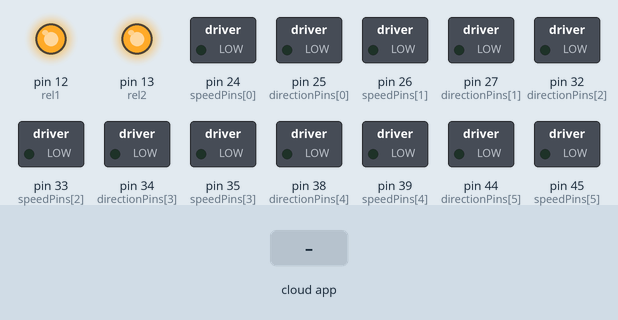
This sketch was run on a simulated Arduino Mega 2560, built with avr-gcc and run on an emulated ATmega2560. On the bench: switched loads named in the sketch (green lamp = pin HIGH), output pins drawn as LEDs (lit = HIGH). The inputs (shaded band) are chosen by the test bench. The ROS host is connected and sends only what is stated.

Above: at 1.2 s.
1.3 s: the phone or cloud app sets linear.x to -100
At 3.3 s:
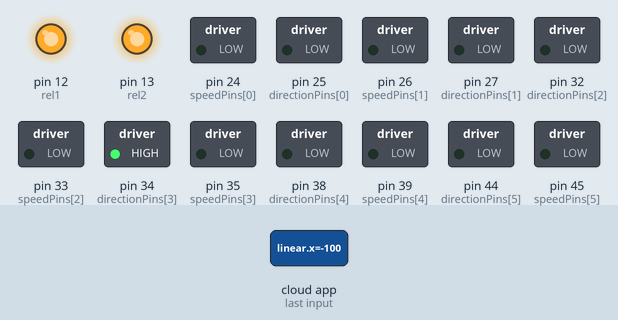
3.6 s: the phone or cloud app sets angular.z to -100
At 4.3 s:
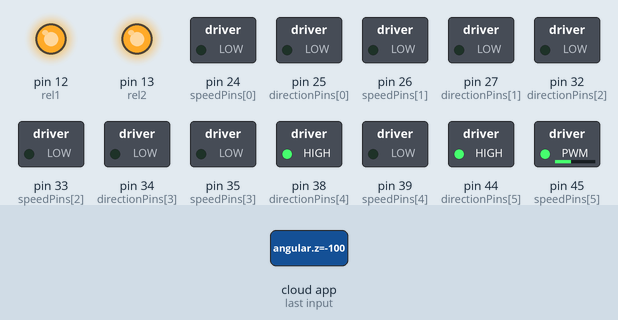
5.9 s: the phone or cloud app sets angular.z to 100
At 6.6 s:
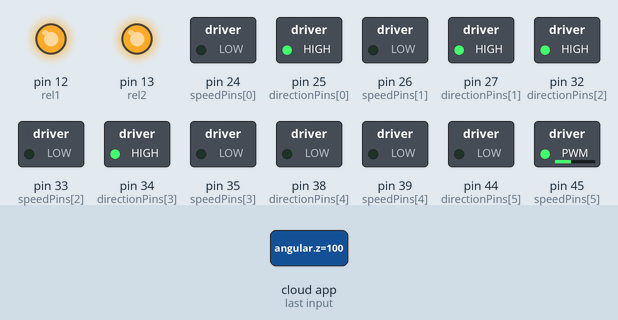
Timing chart, 0 to 8.9 s (numbered marks = the images above; inputs shaded):
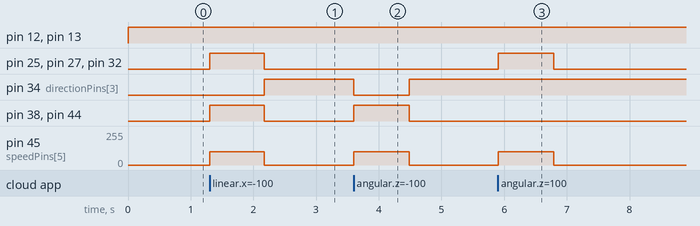

Measured:
- after the input at 1.3 s, pin 25 (directionPins[0]), pin 27 (directionPins[1]), pin 32 (directionPins[2]), pin 38 (directionPins[4]), pin 44 (directionPins[5]): LOW → HIGH at once, → LOW 0.88 s later; pin 34 (directionPins[3]): LOW → HIGH after 0.88 s; pin 45 (speedPins[5]): 0/255 → 100/255 at once, → 0/255 0.88 s later
- after the input at 3.6 s, pin 34 (directionPins[3]): HIGH → LOW at once, → HIGH 0.89 s later; pin 38 (directionPins[4]), pin 44 (directionPins[5]): LOW → HIGH at once, → LOW 0.89 s later; pin 45 (speedPins[5]): 0/255 → 100/255 at once, → 0/255 0.89 s later
- after the input at 5.9 s, pin 25 (directionPins[0]), pin 27 (directionPins[1]), pin 32 (directionPins[2]): LOW → HIGH at once, → LOW 0.89 s later; pin 45 (speedPins[5]): 0/255 → 100/255 at once, → 0/255 0.89 s later

The sketch:

drive_receiver.ino
```cpp
/*
 * rosserial Drive
 * Blinks an LED on callback
 */


#include <ros.h>
#include <geometry_msgs/Twist.h>

ros::NodeHandle  nh;
// E1 - 24, E2 - 26, E3 - 33, E4 - 35, E5 - 39, E6 - 45
//int speedPins[] = {3, 5, 6, 9, 10, 11 };
int speedPins[] = {24, 26, 33, 35, 39, 45};
// E1 - 25, E2 - 27, E3 - 32, E4 - 34, E5 - 38, E6 - 44
//int directionPins[] = {23, 25, 2, 4, 7, 8};
int directionPins[] = {25, 27, 32, 34, 38, 44};
int rel1 = 12;
int rel2 = 13;
int rel3 = A5;

int speedl;
int speedr;
boolean driveMode;

int speedF = 100;
int speedB = -100;

int speedPrevF= 100;
int speedPrevB= -100;

int hack = 2;

int num = 1.00;
int count = 0;
int count_reached = 500;

boolean startCounting = false;

char result[100];// Charcter array for final loginfo display message
char fspd[50], bspd[50], pspd[50];
const char *message;

void accel(int, int);
void stop();
void doPivot(int);

void messageCb( const geometry_msgs::Twist& msg){
  startCounting = true;
  count = 0;
  //nh.loginfo("msg received");
  char resultAngular[8]; // Buffer big enough for 7-character float
  char resultLinear[8];
  //dtostrf(msg.angular.z, 6, 2, resultAngular); // Leave room for too large numbers!
  //dtostrf(msg.linear.x, 6, 2, resultLinear); // Leave room for too large numbers!

  //nh.loginfo(resultAngular);
  //nh.loginfo(resultLinear);

  //nh.loginfo(resultAngular);
  //nh.loginfo(resultLinear);

  sprintf(fspd,"%d",speedF);;// Converts speedF to appropriate type for loginfo display
  sprintf(bspd, "%d", speedB);;// Converts speedF to appropriate type for loginfo display
  /*sprintf(pspd, "%d", speedP);*/;// Converts speedF to appropriate type for loginfo display

  if (msg.linear.x == 25.00 || msg.linear.x == 50.00 || msg.linear.x == 75.00||msg.linear.x == 100.00||msg.linear.x == 125.00 || msg.linear.x == -1.5 || msg.linear.x == 1.5)
  {
    speedPrevF = speedF;
    speedPrevB = speedB;

    if (msg.linear.x== 25.00)
    {
      speedF = 25;
      speedB = -25;
      /*speedP = 25;*/
      message = "25";
    } else if (msg.linear.x == 50.0)
    {
      speedF = 50;
      speedB = -50;
      /*speedP = 50;*/
      message = "50";
    }else if (msg.linear.x == 75.0)
    {
      speedF = 75;
      speedB = -75;
      /*speedP = 75;*/
      message = "75";
    } else if (msg.linear.x == 100.0)
    {
      speedF = 100;
      speedB = -100;
      /*speedP = 100;*/
      message = "100";
    } else if (msg.linear.x == 125.0)
    {
      speedF = 125;
      speedB = -125;
      /*speedP = 125;*/
      message = "125";
    } else if (msg.linear.x == 1.5)
    {
      if (speedF <= 175){
        speedF += 10;
        speedB +=-10;
        /*speedP +=10;*/
        message = "+10";
      }
      else {
        message = "cannot increase more";
      }
    }
    else {
      if (speedF >= 10) {
        speedF -= 10;
        speedB -=-10;
        /*speedP -=10;*/
        message = "-10";
      }
      else {
        message = "cannot decrease more";
      }
    }
    strcpy(result,message);
    nh.loginfo(result);
  }

  if (msg.angular.z == 0.00)
  {
    if (msg.linear.x == 1.00)
    {
      /*setLeftSpd(speedF);
      setRightSpd(speedF);*/
      accel(speedF, speedPrevF);
      //message = "forward @ ";
      //strcpy(result,message);// Combines the output message with the appropriate speed
      //strcat(result,fspd);
      nh.loginfo(fspd);
    }
    else if (msg.linear.x == -1.00)
    {
      /*setLeftSpd(-speedF);
      setRightSpd(-speedF);*/
      accel(speedB, speedPrevB);
      message = "backward @ ";
      //strcpy(result,message);// Combines the output message with the appropriate speed
      //strcat(result,bspd);
      nh.loginfo(bspd);
    }
    else
    {
      stop();
    }
  }
  else
  {
    if (msg.angular.z == 1.00)
    {
      doPivot(speedF);
      //message = "left @ ";
      //strcpy(result,message);// Combines the output message with the appropriate speed
      //strcat(result,fspd);
      nh.loginfo(fspd);
    }
    else if (msg.angular.z == -1.00)
    {
      doPivot(-speedF);
      //message = "right @ ";
      //strcpy(result,message);// Combines the output message with the appropriate speed
      //strcat(result,fspd);
      nh.loginfo(bspd);
    }
  }
//  digitalWrite(13, HIGH-digitalRead(13));   // blink the led
}

ros::Subscriber<geometry_msgs::Twist> sub("drive", &messageCb );

void setLeftSpd(int spd) {
      if(spd < 0) {
          for(int i=0; i<3; i++) {
              digitalWrite(directionPins[i], HIGH);
              analogWrite(speedPins[i], -spd);
          }
      }
      else {
          for(int i=0; i<3; i++) {
              digitalWrite(directionPins[i], LOW);
              analogWrite(speedPins[i], spd);
          }
      }
}

void setRightSpd(int spd) {
    if(spd < 0) {
        digitalWrite(directionPins[3], LOW);
        analogWrite(speedPins[3], -spd);
        for(int i=4; i<6; i++) {
              digitalWrite(directionPins[i], HIGH);
              analogWrite(speedPins[i], -spd);
          }
    }
    else {
        digitalWrite(directionPins[3], HIGH);
        analogWrite(speedPins[3], spd);
        for(int i=4; i<6; i++) {
            digitalWrite(directionPins[i], LOW);
            analogWrite(speedPins[i], spd);
        }
    }
}

void accel(int spd, int speedPrev) {
    if (spd > speedPrev){
       speedPrev = speedPrev + 1;
       setRightSpd(speedPrev);
       setLeftSpd(speedPrev);
    }
    else if (spd < speedPrev){
        speedPrev = speedPrev - 1;
        setRightSpd(speedPrev);
        setLeftSpd(speedPrev);
    }
    else {
        setRightSpd(spd);
        setLeftSpd(spd);
    }
}

// Pivot either direction
void doPivot(int pivot){
    setLeftSpd(-pivot);
    setRightSpd(+pivot);
}

// Drive forward or backward
void forward(int speedl, int speedr){
    setLeftSpd(speedl);
    setRightSpd(speedr);
}

// Stop the motor
void stop(){
    nh.loginfo("STOP");
  //  speedF = 0;
    setLeftSpd(0);
    setRightSpd(0);

}

void setup()
{
  //Set pins as outputs
  for (int i=0; i<6; i++) {
    pinMode(speedPins[i], OUTPUT);
    pinMode(directionPins[i], OUTPUT);
  }
//  pinMode(13, OUTPUT);
  nh.initNode();
  nh.subscribe(sub);

  pinMode(rel1, OUTPUT);
  pinMode(rel2, OUTPUT);
  pinMode(rel3, OUTPUT);
}

void loop()
{
  digitalWrite(rel1, HIGH);
  digitalWrite(rel2, HIGH);
  digitalWrite(rel3, HIGH);
  nh.spinOnce();

  delay(1);

  if (startCounting)
  {
    count++;
  }

  if (count == count_reached)
  {
    count = 0;
    stop();
    startCounting = false;
  }

//  forward(200, 200);

}
```
